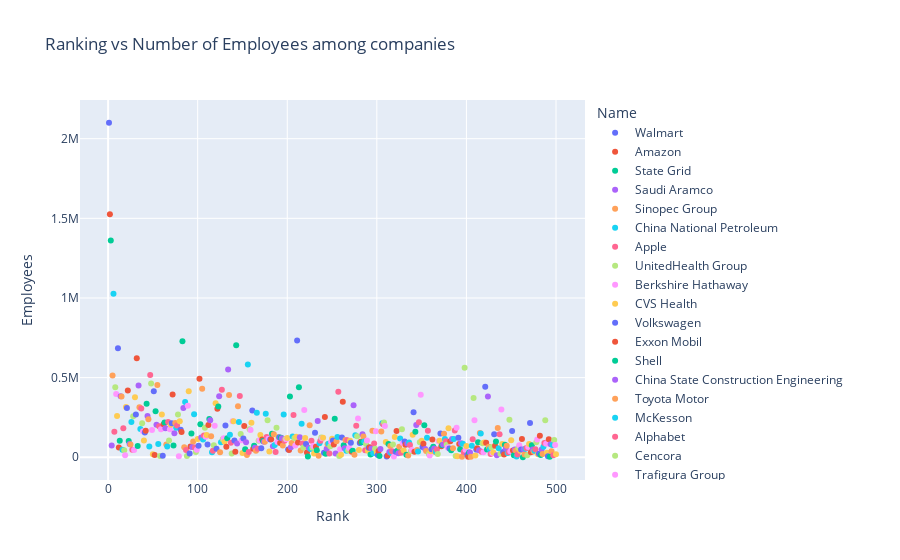

Write notebook code for a chart like this one.
### Code cell
# plotting the number of employees vs Rank
fig = px.scatter(df, x='Rank', y='Employees', color='Name', title='Ranking vs Number of Employees among companies')
fig.show()
